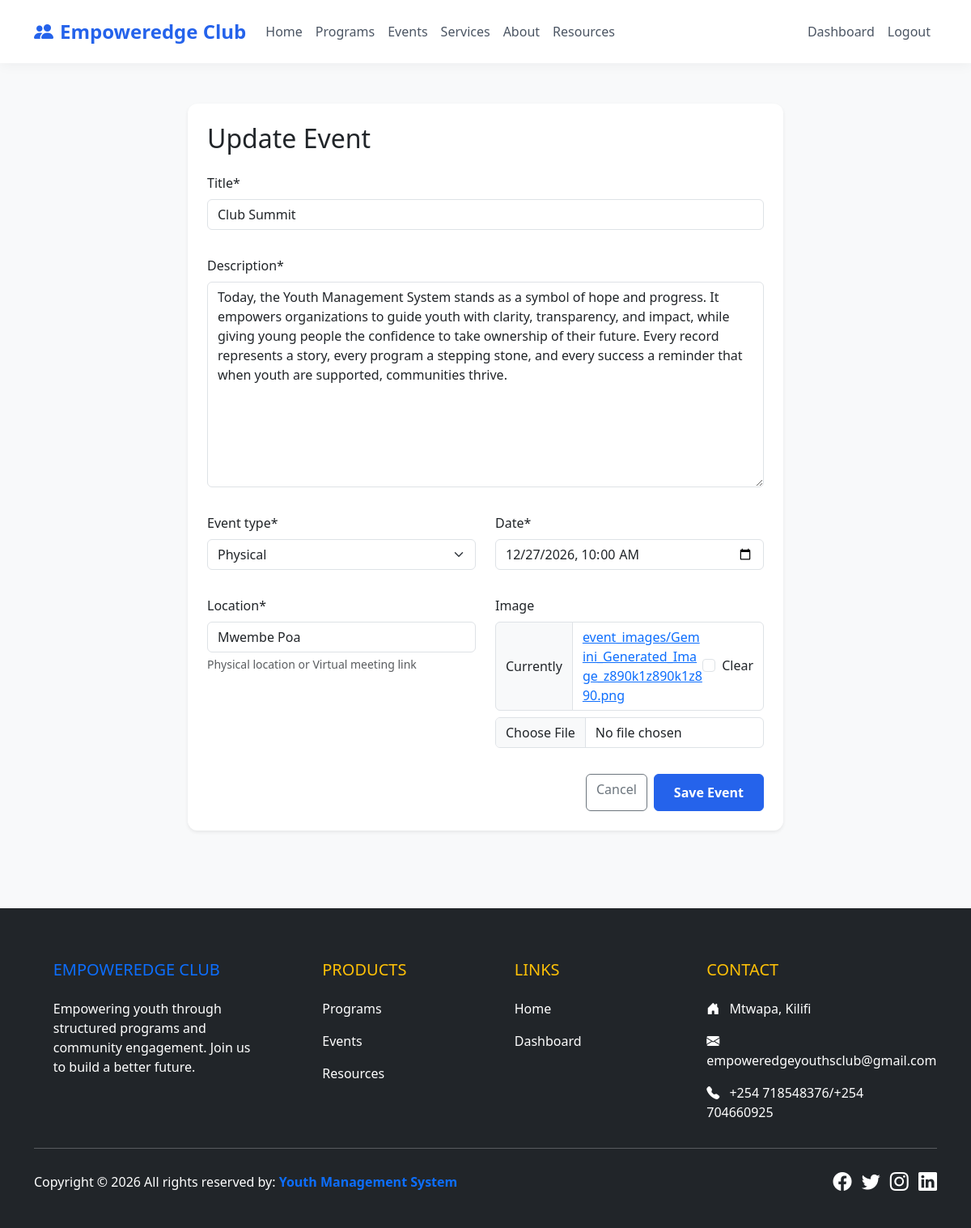
The app's page /events/2/update/ (signed in) with its own data.
### events/models.py (models this page shows, shortened)
class Event(models.Model):
    TYPE_CHOICES = [
        ('PHYSICAL', 'Physical'),
        ('VIRTUAL', 'Virtual'),
    ]
    title = models.CharField(max_length=200)
    description = models.TextField()
    event_type = models.CharField(max_length=20, choices=TYPE_CHOICES, default='PHYSICAL')
    date = models.DateTimeField()
    location = models.CharField(max_length=255, help_text="Physical location or Virtual meeting link")
    organizer = models.ForeignKey(settings.AUTH_USER_MODEL, on_delete=models.CASCADE, related_name='organized_events')
    image = models.ImageField(upload_to='event_images/', blank=True, null=True)
    created_at = models.DateTimeField(auto_now_add=True)

### events/views.py (the view)
# urls.py: path('<int:pk>/update/', EventUpdateView.as_view(), name='event_update'),
class EventUpdateView(LoginRequiredMixin, AdminRequiredMixin, UpdateView):
    model = Event
    form_class = EventForm
    template_name = 'events/event_form.html'
    success_url = reverse_lazy('event_list')

### events/forms.py
class EventForm(forms.ModelForm):
    class Meta:
        model = Event
        fields = ['title', 'description', 'event_type', 'date', 'location', 'image']
        widgets = {
            'date': forms.DateTimeInput(attrs={'type': 'datetime-local'}),
        }

### events/views.py (called while the page is built)
    def test_func(self):
        return self.request.user.is_authenticated and self.request.user.is_admin()

### users/models.py (called while the page is built)
    def is_admin(self):
        return self.role == self.Role.ADMIN

### templates/events/event_form.html (shortened to what this page needs)
{% extends 'base.html' %}
{% load crispy_forms_tags %}
{% block content %}
<div class="container py-5">
    <div class="row justify-content-center">
        <div class="col-md-8">
            <div class="card shadow-sm">
                <div class="card-body p-4">
                    <h2 class="mb-4">{% if object %}Update{% else %}Create{% endif %} Event</h2>
                    <form method="post" enctype="multipart/form-data">
                        <div class="row">
                            <div class="col-md-12 mb-3">
                                {{ form.title|as_crispy_field }}
                            </div>
                            <div class="col-md-12 mb-3">
                                {{ form.description|as_crispy_field }}
                            </div>
                            <div class="col-md-6 mb-3">
                                {{ form.event_type|as_crispy_field }}
                            </div>
                            <div class="col-md-6 mb-3">
                                {{ form.date|as_crispy_field }}
                            </div>
                            <div class="col-md-6 mb-3">
                                {{ form.location|as_crispy_field }}
                            </div>
                            <div class="col-md-6 mb-3">
                                {{ form.image|as_crispy_field }}
                            </div>
                        </div>
                        <div class="d-grid gap-2 d-md-flex justify-content-md-end">
                            <a href="{% url 'event_list' %}" class="btn btn-outline-secondary">Cancel</a>
                            <button type="submit" class="btn btn-primary">Save Event</button>
                        </div>
                    </form>
                </div>
            </div>
        </div>
    </div>
</div>
{% endblock %}

### templates/base.html (style rules this page uses)
body { font-family: system-ui, -apple-system, BlinkMacSystemFont, 'Segoe UI', Roboto, Oxygen, Ubuntu, Cantarell, 'Open Sans', 'Helvetica Neue', sans-serif; background-color: #f8f9fa; }
.btn-primary { background-color: #2563eb; border-color: #2563eb; padding: 0.6rem 1.5rem; font-weight: 600; }
.card { border: none; border-radius: 12px; box-shadow: 0 4px 6px -1px rgba(0, 0, 0, 0.1), 0 2px 4px -1px rgba(0, 0, 0, 0.06); transition: transform 0.2s; }

### records on screen
Event: title "Club Summit", description "Today, the Youth Management System stands as a symbol of hope and progress. It empowers organizations to guide youth with clarity, transparency, and impact, while giving young people the confidence to take ownership of their future. Every record represents a story, every program a stepping stone, and every success a reminder that when youth are supported, communities thrive.", event_type "Physical", date "12/27/2026 10:00", location "Mwembe Poa"
